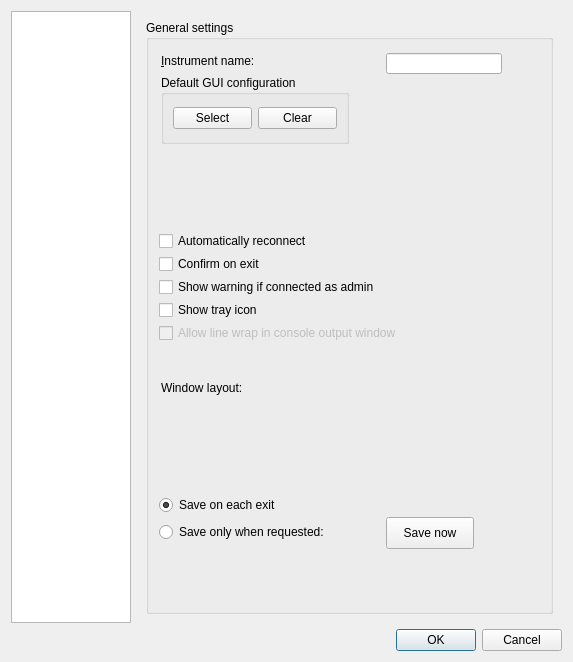
<?xml version="1.0" encoding="UTF-8"?>
<ui version="4.0">
 <class>PrefsDialog</class>
 <widget class="QDialog" name="PrefsDialog">
  <property name="geometry">
   <rect>
    <x>0</x>
    <y>0</y>
    <width>573</width>
    <height>662</height>
   </rect>
  </property>
  <property name="sizePolicy">
   <sizepolicy hsizetype="Preferred" vsizetype="MinimumExpanding">
    <horstretch>0</horstretch>
    <verstretch>0</verstretch>
   </sizepolicy>
  </property>
  <property name="windowTitle">
   <string>Preferences</string>
  </property>
  <layout class="QGridLayout" name="gridLayout">
   <item row="0" column="1">
    <widget class="QStackedWidget" name="stacker">
     <property name="sizePolicy">
      <sizepolicy hsizetype="Expanding" vsizetype="Preferred">
       <horstretch>0</horstretch>
       <verstretch>0</verstretch>
      </sizepolicy>
     </property>
     <property name="currentIndex">
      <number>0</number>
     </property>
     <widget class="QWidget" name="generalPage">
      <layout class="QHBoxLayout" name="horizontalLayout">
       <item>
        <widget class="QGroupBox" name="groupBox">
         <property name="title">
          <string>General settings</string>
         </property>
         <widget class="QLabel" name="label_2">
          <property name="geometry">
           <rect>
            <x>15</x>
            <y>33</y>
            <width>105</width>
            <height>16</height>
           </rect>
          </property>
          <property name="text">
           <string>&amp;Instrument name:</string>
          </property>
          <property name="buddy">
           <cstring>instrument</cstring>
          </property>
         </widget>
         <widget class="QLineEdit" name="instrument">
          <property name="geometry">
           <rect>
            <x>240</x>
            <y>33</y>
            <width>116</width>
            <height>21</height>
           </rect>
          </property>
          <property name="sizePolicy">
           <sizepolicy hsizetype="Expanding" vsizetype="Fixed">
            <horstretch>0</horstretch>
            <verstretch>0</verstretch>
           </sizepolicy>
          </property>
         </widget>
         <widget class="QGroupBox" name="groupInstrConfig">
          <property name="geometry">
           <rect>
            <x>15</x>
            <y>55</y>
            <width>188</width>
            <height>69</height>
           </rect>
          </property>
          <property name="title">
           <string>Default GUI configuration</string>
          </property>
          <layout class="QHBoxLayout" name="horizontalLayout_2">
           <item>
            <widget class="QPushButton" name="selectConfigBtn">
             <property name="toolTip">
              <string>Select default instrument gui configuration</string>
             </property>
             <property name="text">
              <string>Select</string>
             </property>
            </widget>
           </item>
           <item>
            <widget class="QPushButton" name="clearConfigBtn">
             <property name="toolTip">
              <string>Clear default instrument gui configuration</string>
             </property>
             <property name="text">
              <string>Clear</string>
             </property>
            </widget>
           </item>
           <item>
            <spacer name="horizontalSpacer_3">
             <property name="orientation">
              <enum>Qt::Horizontal</enum>
             </property>
             <property name="sizeHint" stdset="0">
              <size>
               <width>0</width>
               <height>0</height>
              </size>
             </property>
            </spacer>
           </item>
          </layout>
         </widget>
         <widget class="QCheckBox" name="autoReconnect">
          <property name="geometry">
           <rect>
            <x>13</x>
            <y>211</y>
            <width>170</width>
            <height>20</height>
           </rect>
          </property>
          <property name="text">
           <string>Automatically reconnect</string>
          </property>
         </widget>
         <widget class="QCheckBox" name="confirmExit">
          <property name="geometry">
           <rect>
            <x>13</x>
            <y>234</y>
            <width>116</width>
            <height>20</height>
           </rect>
          </property>
          <property name="text">
           <string>Confirm on exit</string>
          </property>
         </widget>
         <widget class="QCheckBox" name="warnWhenAdmin">
          <property name="geometry">
           <rect>
            <x>13</x>
            <y>257</y>
            <width>244</width>
            <height>20</height>
           </rect>
          </property>
          <property name="text">
           <string>Show warning if connected as admin</string>
          </property>
         </widget>
         <widget class="QCheckBox" name="showTrayIcon">
          <property name="geometry">
           <rect>
            <x>13</x>
            <y>280</y>
            <width>114</width>
            <height>20</height>
           </rect>
          </property>
          <property name="text">
           <string>Show tray icon</string>
          </property>
         </widget>
         <widget class="QCheckBox" name="allowOutputLineWrap">
          <property name="enabled">
           <bool>false</bool>
          </property>
          <property name="geometry">
           <rect>
            <x>13</x>
            <y>303</y>
            <width>271</width>
            <height>20</height>
           </rect>
          </property>
          <property name="text">
           <string>Allow line wrap in console output window</string>
          </property>
         </widget>
         <widget class="QLabel" name="label">
          <property name="geometry">
           <rect>
            <x>15</x>
            <y>359</y>
            <width>92</width>
            <height>16</height>
           </rect>
          </property>
          <property name="text">
           <string>Window layout:</string>
          </property>
          <property name="alignment">
           <set>Qt::AlignBottom|Qt::AlignLeading|Qt::AlignLeft</set>
          </property>
         </widget>
         <widget class="QRadioButton" name="autoSaveLayout">
          <property name="geometry">
           <rect>
            <x>13</x>
            <y>475</y>
            <width>130</width>
            <height>20</height>
           </rect>
          </property>
          <property name="text">
           <string>Save on each exit</string>
          </property>
          <property name="checked">
           <bool>true</bool>
          </property>
         </widget>
         <widget class="QRadioButton" name="manualSaveLayout">
          <property name="geometry">
           <rect>
            <x>13</x>
            <y>502</y>
            <width>211</width>
            <height>20</height>
           </rect>
          </property>
          <property name="text">
           <string>Save only when requested:       </string>
          </property>
         </widget>
         <widget class="QPushButton" name="saveLayoutBtn">
          <property name="geometry">
           <rect>
            <x>240</x>
            <y>497</y>
            <width>88</width>
            <height>32</height>
           </rect>
          </property>
          <property name="sizePolicy">
           <sizepolicy hsizetype="Fixed" vsizetype="Fixed">
            <horstretch>0</horstretch>
            <verstretch>0</verstretch>
           </sizepolicy>
          </property>
          <property name="text">
           <string>Save now</string>
          </property>
         </widget>
        </widget>
       </item>
      </layout>
     </widget>
     <widget class="QWidget" name="page">
      <layout class="QVBoxLayout" name="verticalLayout">
       <item>
        <widget class="QGroupBox" name="groupBox_2">
         <property name="title">
          <string>Connection presets</string>
         </property>
         <layout class="QGridLayout" name="gridLayout_2">
          <property name="verticalSpacing">
           <number>8</number>
          </property>
          <item row="0" column="0" colspan="2">
           <widget class="QListWidget" name="settinglist">
            <property name="sizePolicy">
             <sizepolicy hsizetype="Expanding" vsizetype="Minimum">
              <horstretch>0</horstretch>
              <verstretch>0</verstretch>
             </sizepolicy>
            </property>
           </widget>
          </item>
          <item row="2" column="0">
           <spacer name="verticalSpacer">
            <property name="orientation">
             <enum>Qt::Vertical</enum>
            </property>
            <property name="sizeHint" stdset="0">
             <size>
              <width>20</width>
              <height>40</height>
             </size>
            </property>
           </spacer>
          </item>
          <item row="1" column="0" colspan="2">
           <widget class="QFrame" name="verticalFrame">
            <layout class="QHBoxLayout" name="horizontalLayout_3">
             <item>
              <widget class="QPushButton" name="settingAdd">
               <property name="text">
                <string>Add</string>
               </property>
              </widget>
             </item>
             <item>
              <widget class="QPushButton" name="settingDel">
               <property name="text">
                <string>Remove</string>
               </property>
              </widget>
             </item>
             <item>
              <widget class="QPushButton" name="settingEdit">
               <property name="text">
                <string>Edit</string>
               </property>
              </widget>
             </item>
             <item>
              <spacer name="horizontalSpacer_2">
               <property name="orientation">
                <enum>Qt::Horizontal</enum>
               </property>
               <property name="sizeHint" stdset="0">
                <size>
                 <width>40</width>
                 <height>20</height>
                </size>
               </property>
              </spacer>
             </item>
            </layout>
           </widget>
          </item>
         </layout>
        </widget>
       </item>
      </layout>
     </widget>
    </widget>
   </item>
   <item row="1" column="0" colspan="2">
    <widget class="QDialogButtonBox" name="buttonBox">
     <property name="orientation">
      <enum>Qt::Horizontal</enum>
     </property>
     <property name="standardButtons">
      <set>QDialogButtonBox::Cancel|QDialogButtonBox::Ok</set>
     </property>
    </widget>
   </item>
   <item row="0" column="0">
    <widget class="QTreeWidget" name="settingsTree">
     <property name="sizePolicy">
      <sizepolicy hsizetype="Maximum" vsizetype="Expanding">
       <horstretch>0</horstretch>
       <verstretch>0</verstretch>
      </sizepolicy>
     </property>
     <property name="maximumSize">
      <size>
       <width>120</width>
       <height>16777215</height>
      </size>
     </property>
     <property name="rootIsDecorated">
      <bool>false</bool>
     </property>
     <property name="headerHidden">
      <bool>true</bool>
     </property>
     <property name="expandsOnDoubleClick">
      <bool>false</bool>
     </property>
     <column>
      <property name="text">
       <string>Name</string>
      </property>
     </column>
    </widget>
   </item>
  </layout>
 </widget>
 <tabstops>
  <tabstop>buttonBox</tabstop>
 </tabstops>
 <resources/>
 <connections>
  <connection>
   <sender>buttonBox</sender>
   <signal>accepted()</signal>
   <receiver>PrefsDialog</receiver>
   <slot>accept()</slot>
   <hints>
    <hint type="sourcelabel">
     <x>254</x>
     <y>514</y>
    </hint>
    <hint type="destinationlabel">
     <x>157</x>
     <y>274</y>
    </hint>
   </hints>
  </connection>
  <connection>
   <sender>buttonBox</sender>
   <signal>rejected()</signal>
   <receiver>PrefsDialog</receiver>
   <slot>reject()</slot>
   <hints>
    <hint type="sourcelabel">
     <x>322</x>
     <y>514</y>
    </hint>
    <hint type="destinationlabel">
     <x>286</x>
     <y>274</y>
    </hint>
   </hints>
  </connection>
 </connections>
</ui>
